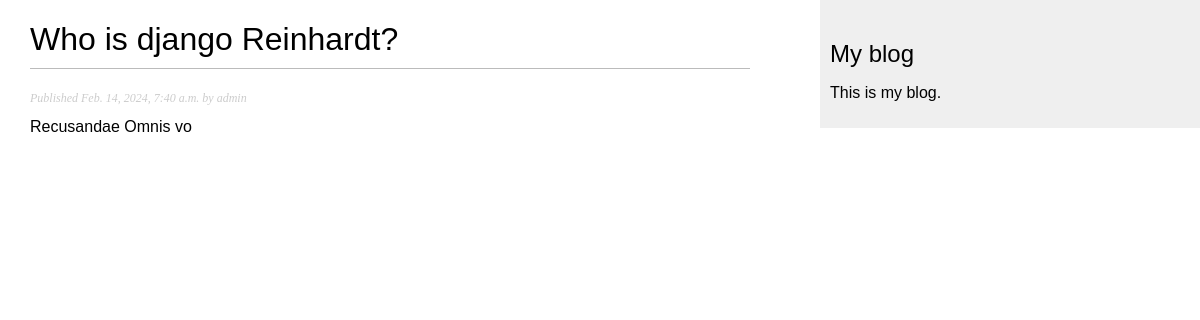
Page /blog/2024/2/14/who-is-django-reinhardt/ on the committed database.
### blog/models.py (models this page shows, shortened)
class Post(models.Model):
    class Status(models.TextChoices):
        DRAFT = 'DF', 'Draft'
        PUBLISHED = 'PB', 'Published'
    title = models.CharField(max_length=250)
    slug = models.SlugField(max_length=250, unique_for_date='publish')
    author = models.ForeignKey(User,on_delete=models.CASCADE,related_name='blog_posts', default=None)
    body = models.TextField()
    publish = models.DateTimeField(default=timezone.now)
    created = models.DateTimeField(auto_now_add=True)
    updated = models.DateTimeField(auto_now=True)
    status = models.CharField(max_length=2, choices=Status.choices, default=Status.DRAFT)
    objects = models.Manager()
    published = PublishedManager()
    class Meta:
        ordering = ['-publish']
        indexes = [
            models.Index(fields=['-publish']),
            ]

### blog/views.py (the view)
# urls.py: path('<int:year>/<int:month>/<int:day>/<slug:post>/', views.post_detail, name='post_detail'),
def post_detail(request, year, month, day, post):
    post = Post.published.get(slug=post,publish__year=year,publish__month=month,publish__day=day)
    return render(request, 'detail.html', {'post' : post})

### blog/models.py (called while the page is built)
    def get_queryset(self):
        return super().get_queryset().filter(status=Post.Status.DRAFT)

### blog/templates/detail.html (shortened to what this page needs)
{% extends "base.html" %}
{% block content %}
<h1>{{ post.title }}</h1>
<p class="date">
    Published {{ post.publish }} by {{ post.author }}
</p>
{{ post.body }}
{% endblock %}

### blog/static/css/blog.css (style rules this page uses)
body { margin:0; padding:0; font-family:helvetica, sans-serif; }
h1 { font-weight:normal; border-bottom:1px solid #bbb; padding:0 0 10px 0; }
p.date { color:#ccc; font-family: georgia, serif; font-size: 12px; font-style: italic; }

### rows in the picture
Post: title "Who is django Reinhardt?", publish "Feb. 14, 2024, 7:40 a.m.", author "admin", body "Recusandae Omnis vo"
